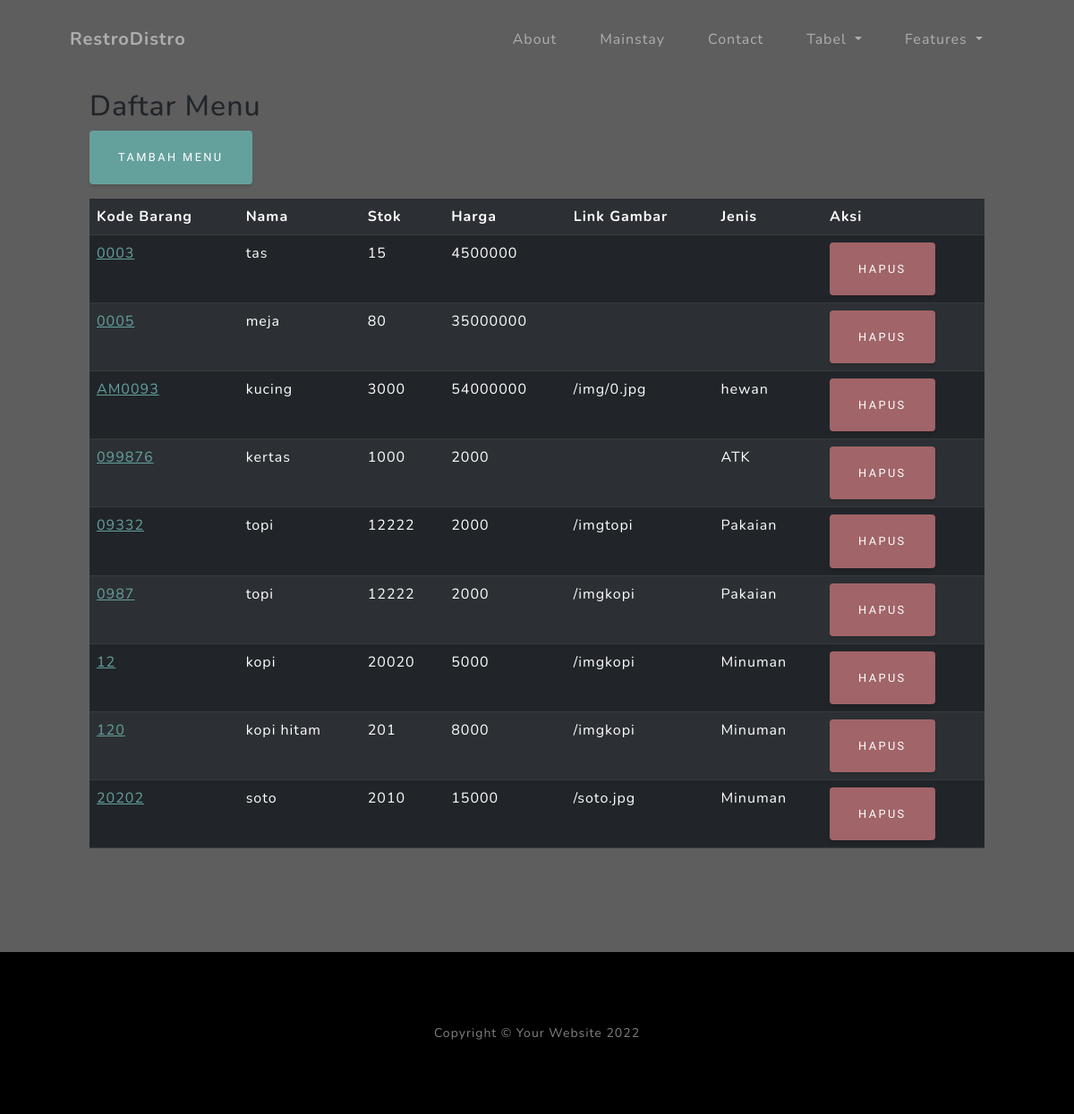
/Vbrg/, run on an earlier commit of the app's database.
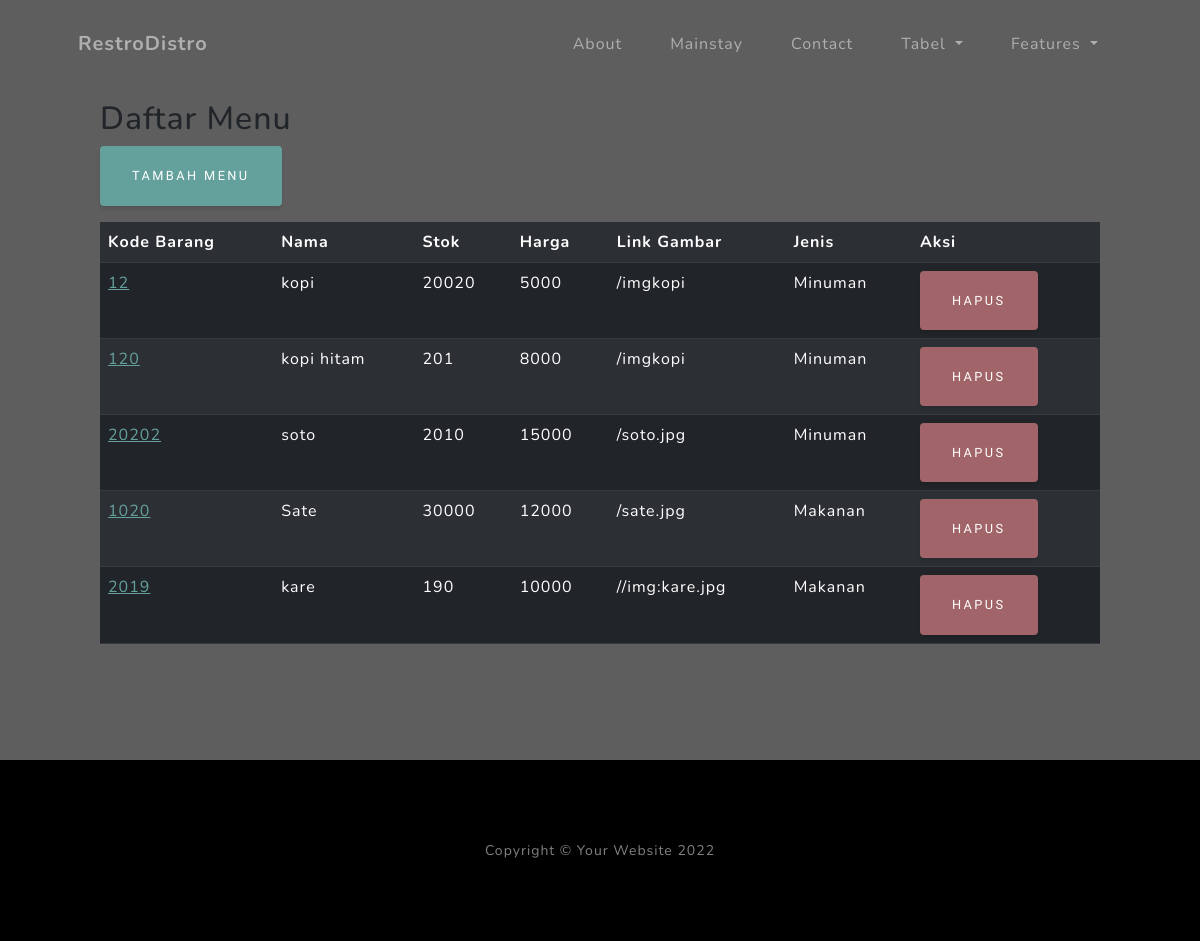
And on a later commit of the database.
### Dashboard/models.py (models this page shows, shortened)
class Barang(models.Model):
    kodebrg=models.CharField(max_length=8)
    nama=models.CharField(max_length=50)
    stok=models.IntegerField()
    harga=models.BigIntegerField()
    link_gbr=models.CharField(max_length=150, blank=True)
    waktu_posting=models.DateTimeField(auto_now_add=True)
    jenis_id=models.ForeignKey(Jenis, on_delete=models.CASCADE,null=True)

class Jenis(models.Model):
    nama=models.CharField(max_length=50)
    ket=models.TextField()

### Dashboard/views.py (the view)
# urls.py: path('Vbrg/', Barang_View),
def Barang_View(request):
    barangs=Barang.objects.all()
    titelnya="Barang"
    konteks={
        'barangs':barangs,
        'titel':titelnya,
    }
    return render(request,'tampil_brg.html',konteks)

### templates/tampil_brg.html (shortened to what this page needs)
{% extends 'index.html' %}
{% load static %}
{% block konten %}
<div class="background">
<h2 class="align-center">Daftar Menu</h2>
<p><a href="/addbrg" class="btn btn-primary">tambah menu</a></p>
<table class="table table-dark table-striped">
    <tr>
        <th>Kode Barang</th>
        <th>Nama</th>
        <th>Stok</th>
        <th>Harga</th>
        <th>Link Gambar</th>
        <th>Jenis</th>
        <th>Aksi</th>
    </tr>
{% for Barang in barangs %}
    <tr>
        <td><a href="{% url 'ubah_brg' Barang.id %}">{{ Barang.kodebrg }}</a></td>
        <td>{{ Barang.nama }}</td>
        <td>{{ Barang.stok }}</td>
        <td>{{ Barang.harga }}</td>
        <td>{{ Barang.link_gbr }}</td>
        <td>{{ Barang.jenis_id.nama }}</td>
        <td><button type="button" class="btn btn-danger" data-bs-toggle="modal"
            data-bs-target="#hapus-{{ Barang.id }}">Hapus</button></td>
    </tr>
{% endfor %}
</table>
</div>
{% endblock %}

### templates/index.html (shortened to what this page needs)
{% load static %}
<!DOCTYPE html>
<html lang="en">
    <head>
        <link href="{% static 'css/styles.css'%}" rel="stylesheet">
        <link href="{% static 'css/style.css'%}" rel="stylesheet">
    </head>
    <body id="page-top">
        <section id="navbar">
          {% include 'bar.html'%}
        </section>
        {% block konten %}
        {% endblock %}
        <section id="footer">
          {% include 'footer.html'%}
        </section>
    </body>
</html>

### templates/bar.html (shortened to what this page needs)
{% load static %}
<nav class="navbar navbar-expand-lg navbar-light fixed-top" id="mainNav">
  <div class="container px-4 px-lg-5">
      <a class="navbar-brand" href="/">RestroDistro</a>
      <div class="collapse navbar-collapse" id="navbarResponsive">
          <ul class="navbar-nav ms-auto">
              <li class="nav-item"><a class="nav-link" href="#about">About</a></li>
              <li class="nav-item"><a class="nav-link" href="#projects">Mainstay</a></li>
              <li class="nav-item"><a class="nav-link" href="#signup">Contact</a></li>
              <li class="nav-item dropdown">
                <a class="nav-link dropdown-toggle" href="#" role="button" data-bs-toggle="dropdown" aria-expanded="false">
                  Tabel
                </a>
              </li>
              <li class="nav-item dropdown">
                <a class="nav-link dropdown-toggle" href="#" role="button" data-bs-toggle="dropdown" aria-expanded="false">
                  Features
                </a>
              </li>
          </ul>
      </div>
  </div>
</nav>

### templates/footer.html
        <footer class="footer bg-black small text-center text-white-50"><div class="container px-4 px-lg-5">Copyright &copy; Your Website 2022</div></footer>

### static/css/style.css (style rules this page uses)
.background { background-color: rgba(0, 0, 0, 0.63); padding: 100px; }

What changed in the data, as far as the page shows it:
removed Barang: kodebrg "0003", nama "tas", stok "15", harga "4500000"
removed Barang: kodebrg "0005", nama "meja", stok "80", harga "35000000"
removed Barang: kodebrg "AM0093", nama "kucing", stok "3000", harga "54000000", link_gbr "/img/0.jpg", jenis_id.nama "hewan"
removed Barang: kodebrg "099876", nama "kertas", stok "1000", harga "2000", jenis_id.nama "ATK"
removed Barang: kodebrg "09332", nama "topi", stok "12222", harga "2000", link_gbr "/imgtopi", jenis_id.nama "Pakaian"
removed Barang: kodebrg "0987", nama "topi", stok "12222", harga "2000", link_gbr "/imgkopi", jenis_id.nama "Pakaian"
added Barang: kodebrg "1020", nama "Sate", stok "30000", harga "12000", link_gbr "/sate.jpg", jenis_id.nama "Makanan"
added Barang: kodebrg "2019", nama "kare", stok "190", harga "10000", link_gbr "//img:kare.jpg", jenis_id.nama "Makanan"
